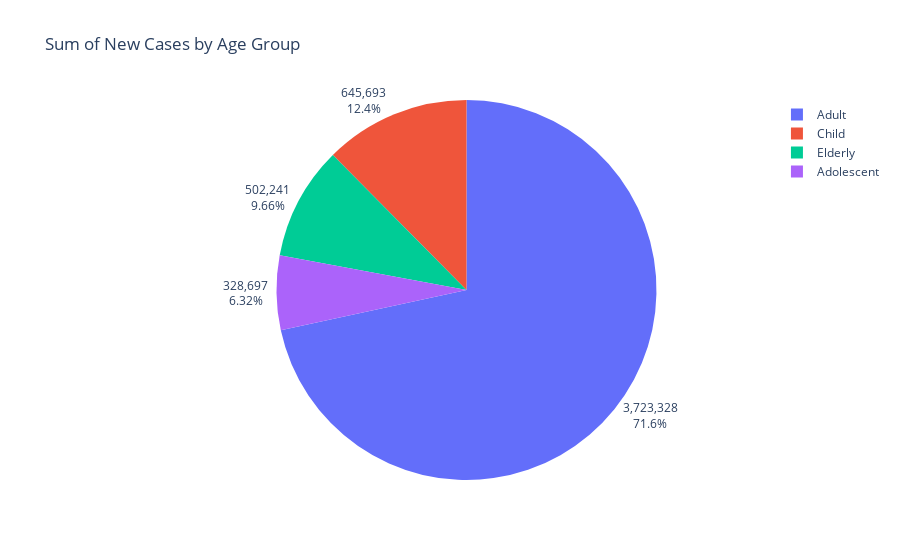

Notebook code cell kept with this figure:
### Code cell
fig = px.pie(age_grouping, values='Total', names='Age Groups',
             title='Sum of New Cases by Age Group')
fig.update_traces(textposition='outside', textinfo='percent+value')
fig.show()

### Figure 1 — Plotly figure (JSON) as saved in the notebook; plotly's stock layout.template omitted (floating-point values rounded to 4 significant figures)
{"data": [{"domain": {"x": [0, 1], "y": [0, 1]}, "hovertemplate": "Age Groups=%{label}<br>Total=%{value}<extra></extra>", "labels": ["Child", "Adolescent", "Adult", "Elderly"], "legendgroup": "", "name": "", "showlegend": true, "textinfo": "percent+value", "textposition": "outside", "type": "pie", "values": [645693, 328697, 3723328, 502241]}], "layout": {"legend": {"tracegroupgap": 0}, "title": {"text": "Sum of New Cases by Age Group"}}}
